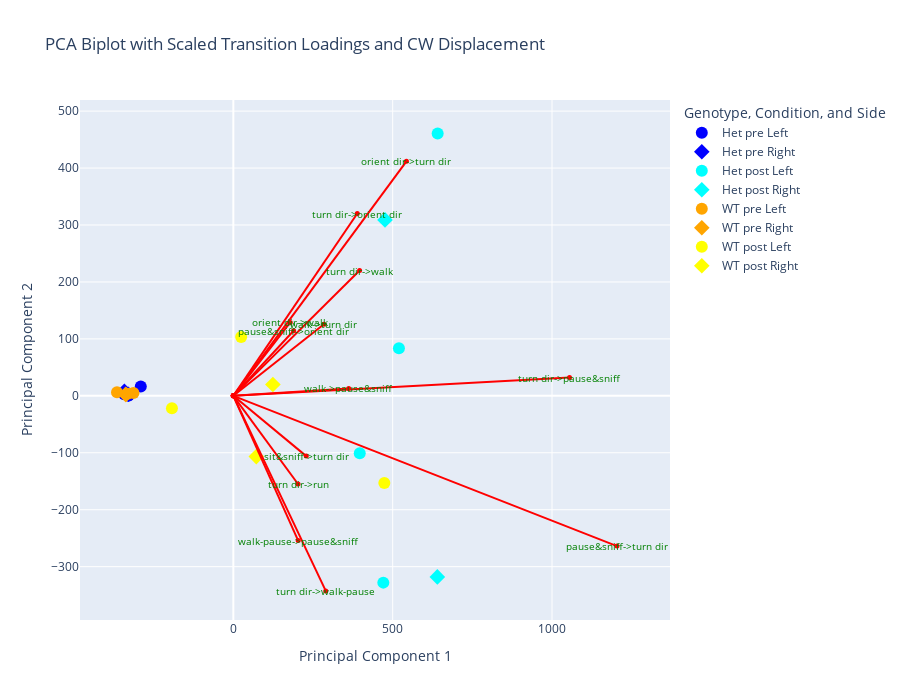

The notebook cell this image was saved under:
### Code cell
import plotly.graph_objects as go

# Define colors for Genotype and Condition combinations
genotype_condition_colors = {
    ('Het', 'pre'): 'blue',
    ('Het', 'post'): 'cyan',
    ('WT', 'pre'): 'orange',
    ('WT', 'post'): 'yellow'
}

# Define symbols for Side
side_symbols = {'Left': 'circle', 'Right': 'diamond'}

# Scaling factor for biplot vectors
scale_factor = 5  # Adjust this value to control the length of the biplot lines

# Initialize the figure
fig = go.Figure()

# Calculate the clockwise displacement for each label and add it to the DataFrame
pca_df['CW_Displacement'] = pca_df['Label'].apply(lambda label: -dfs_split[tuple(label.split())]['angular_velocity_clean'].sum() / 6.28)

# Add scatter points for PCA scores, including CW displacement in hover text
for genotype in pca_df['Genotype'].unique():
    for condition in pca_df['Condition'].unique():
        for side in pca_df['Side'].unique():
            subset = pca_df[(pca_df['Genotype'] == genotype) & 
                            (pca_df['Condition'] == condition) & 
                            (pca_df['Side'] == side)]
            
            fig.add_trace(
                go.Scatter(
                    x=subset['PC1'],
                    y=subset['PC2'],
                    mode='markers',
                    marker=dict(
                        size=12,
                        color=genotype_condition_colors[(genotype, condition)],
                        symbol=side_symbols[side]
                    ),
                    name=f'{genotype} {condition} {side}',
                    text=subset['Label'],  # Assuming 'Label' contains additional info to display on hover
                    hovertemplate=(
                        "<b>Genotype:</b> %{marker.color}<br>"
                        "<b>Condition:</b> %{text}<br>"
                        "<b>Side:</b> %{symbol}<br>"
                        "<b>CW Displacement:</b> %{customdata:.2f} rotations<br>"
                        "PC1: %{x:.2f}<br>"
                        "PC2: %{y:.2f}<br>"
                    )
,
                    customdata=subset['CW_Displacement'],  # Add CW displacement to customdata for hover
                    showlegend=True
                )
            )

# Plot scaled loading vectors for selected top features with custom scaling
for i in top_indices:
    fig.add_trace(
        go.Scatter(
            x=[0, loadings_scaled[i, 0] * scale_factor],
            y=[0, loadings_scaled[i, 1] * scale_factor],
            mode='lines+markers',
            line=dict(color='red', width=2),
            marker=dict(size=5, color='red'),
            name=features[i],
            text=[None, features[i]],
            hoverinfo='text',  # Only show feature name on hover
            showlegend=False  # Hide from legend
        )
    )

# Add labels for the loading vectors at the exact tip of the arrows
for i in top_indices:
    fig.add_annotation(
        x=loadings_scaled[i, 0] * scale_factor,  # Place label at arrow tip (x-coordinate)
        y=loadings_scaled[i, 1] * scale_factor,  # Place label at arrow tip (y-coordinate)
        text=features[i],
        showarrow=False,  # No need for a separate arrow since it's already pointing at the label
        font=dict(color="green", size=10),
        xanchor="center",  # Center the label horizontally
        yanchor="middle"   # Center the label vertically
    )

# Customize the layout
fig.update_layout(
    title='PCA Biplot with Scaled Transition Loadings and CW Displacement',
    xaxis_title='Principal Component 1',
    yaxis_title='Principal Component 2',
    legend_title_text='Genotype, Condition, and Side',
    width=900, height=700,
    hovermode='closest'
)

# Show the figure
fig.show()

### Figure 1 — Plotly figure (JSON) as saved in the notebook; plotly's stock layout.template omitted (floating-point values rounded to 4 significant figures)
{"data": [{"customdata": [150.2, -658.2, -1224.0, -376.9], "hovertemplate": "<b>Genotype:</b> %{marker.color}<br><b>Condition:</b> %{text}<br><b>Side:</b> %{symbol}<br><b>CW Displacement:</b> %{customdata:.2f} rotations<br>PC1: %{x:.2f}<br>PC2: %{y:.2f}<br>", "marker": {"color": "blue", "size": 12, "symbol": "circle"}, "mode": "markers", "name": "Het pre Left", "showlegend": true, "text": ["222 pre Het Left", "237 pre Het Left", "218 pre Het Left", "239 pre Het Left"], "type": "scatter", "x": [-328.6, -342.5, -329.7, -290.4], "y": [0.7459, 2.953, 0.7629, 16.33]}, {"customdata": [-1108.0, 535.6], "hovertemplate": "<b>Genotype:</b> %{marker.color}<br><b>Condition:</b> %{text}<br><b>Side:</b> %{symbol}<br><b>CW Displacement:</b> %{customdata:.2f} rotations<br>PC1: %{x:.2f}<br>PC2: %{y:.2f}<br>", "marker": {"color": "blue", "size": 12, "symbol": "diamond"}, "mode": "markers", "name": "Het pre Right", "showlegend": true, "text": ["220 pre Het Right", "202 pre Het Right"], "type": "scatter", "x": [-341.9, -329.3], "y": [8.141, 2.822]}, {"customdata": [23060.0, 15170.0, -2923.0, -1452.0], "hovertemplate": "<b>Genotype:</b> %{marker.color}<br><b>Condition:</b> %{text}<br><b>Side:</b> %{symbol}<br><b>CW Displacement:</b> %{customdata:.2f} rotations<br>PC1: %{x:.2f}<br>PC2: %{y:.2f}<br>", "marker": {"color": "cyan", "size": 12, "symbol": "circle"}, "mode": "markers", "name": "Het post Left", "showlegend": true, "text": ["222 post Het Left", "237 post Het Left", "218 post Het Left", "239 post Het Left"], "type": "scatter", "x": [641.1, 519.7, 470.6, 396.7], "y": [460.7, 83.54, -328.0, -100.9]}, {"customdata": [-7698.0, 27720.0], "hovertemplate": "<b>Genotype:</b> %{marker.color}<br><b>Condition:</b> %{text}<br><b>Side:</b> %{symbol}<br><b>CW Displacement:</b> %{customdata:.2f} rotations<br>PC1: %{x:.2f}<br>PC2: %{y:.2f}<br>", "marker": {"color": "cyan", "size": 12, "symbol": "diamond"}, "mode": "markers", "name": "Het post Right", "showlegend": true, "text": ["220 post Het Right", "202 post Het Right"], "type": "scatter", "x": [640.2, 475.9], "y": [-318.0, 309.0]}, {"customdata": [587.8, -1016.0, -666.9], "hovertemplate": "<b>Genotype:</b> %{marker.color}<br><b>Condition:</b> %{text}<br><b>Side:</b> %{symbol}<br><b>CW Displacement:</b> %{customdata:.2f} rotations<br>PC1: %{x:.2f}<br>PC2: %{y:.2f}<br>", "marker": {"color": "orange", "size": 12, "symbol": "circle"}, "mode": "markers", "name": "WT pre Left", "showlegend": true, "text": ["214 pre WT Left", "210 pre WT Left", "206 pre WT Left"], "type": "scatter", "x": [-365.1, -330.4, -313.4], "y": [6.389, 3.872, 5.115]}, {"customdata": [712.8, -774.6], "hovertemplate": "<b>Genotype:</b> %{marker.color}<br><b>Condition:</b> %{text}<br><b>Side:</b> %{symbol}<br><b>CW Displacement:</b> %{customdata:.2f} rotations<br>PC1: %{x:.2f}<br>PC2: %{y:.2f}<br>", "marker": {"color": "orange", "size": 12, "symbol": "diamond"}, "mode": "markers", "name": "WT pre Right", "showlegend": true, "text": ["243 pre WT Right", "208 pre WT Right"], "type": "scatter", "x": [-337.5, -337.5], "y": [2.371, 2.519]}, {"customdata": [9227.0, -6452.0, -5045.0], "hovertemplate": "<b>Genotype:</b> %{marker.color}<br><b>Condition:</b> %{text}<br><b>Side:</b> %{symbol}<br><b>CW Displacement:</b> %{customdata:.2f} rotations<br>PC1: %{x:.2f}<br>PC2: %{y:.2f}<br>", "marker": {"color": "yellow", "size": 12, "symbol": "circle"}, "mode": "markers", "name": "WT post Left", "showlegend": true, "text": ["214 post WT Left", "210 post WT Left", "206 post WT Left"], "type": "scatter", "x": [24.57, -192.7, 473.8], "y": [103.2, -21.63, -153.0]}, {"customdata": [-11650.0, 3126.0], "hovertemplate": "<b>Genotype:</b> %{marker.color}<br><b>Condition:</b> %{text}<br><b>Side:</b> %{symbol}<br><b>CW Displacement:</b> %{customdata:.2f} rotations<br>PC1: %{x:.2f}<br>PC2: %{y:.2f}<br>", "marker": {"color": "yellow", "size": 12, "symbol": "diamond"}, "mode": "markers", "name": "WT post Right", "showlegend": true, "text": ["243 post WT Right", "208 post WT Right"], "type": "scatter", "x": [72.08, 124.1], "y": [-106.7, 19.92]}, {"hoverinfo": "text", "line": {"color": "red", "width": 2}, "marker": {"color": "red", "size": 5}, "mode": "lines+markers", "name": "orient dir->turn dir", "showlegend": false, "text": [null, "orient dir->turn dir"], "type": "scatter", "x": [0, 543.2], "y": [0, 411.8]}, {"hoverinfo": "text", "line": {"color": "red", "width": 2}, "marker": {"color": "red", "size": 5}, "mode": "lines+markers", "name": "orient dir->walk", "showlegend": false, "text": [null, "orient dir->walk"], "type": "scatter", "x": [0, 178.6], "y": [0, 129.0]}, {"hoverinfo": "text", "line": {"color": "red", "width": 2}, "marker": {"color": "red", "size": 5}, "mode": "lines+markers", "name": "pause&sniff->orient dir", "showlegend": false, "text": [null, "pause&sniff->orient dir"], "type": "scatter", "x": [0, 189.1], "y": [0, 114.3]}, {"hoverinfo": "text", "line": {"color": "red", "width": 2}, "marker": {"color": "red", "size": 5}, "mode": "lines+markers", "name": "pause&sniff->turn dir", "showlegend": false, "text": [null, "pause&sniff->turn dir"], "type": "scatter", "x": [0, 1204.0], "y": [0, -263.8]}, {"hoverinfo": "text", "line": {"color": "red", "width": 2}, "marker": {"color": "red", "size": 5}, "mode": "lines+markers", "name": "sit&sniff->turn dir", "showlegend": false, "text": [null, "sit&sniff->turn dir"], "type": "scatter", "x": [0, 228.8], "y": [0, -105.9]}, {"hoverinfo": "text", "line": {"color": "red", "width": 2}, "marker": {"color": "red", "size": 5}, "mode": "lines+markers", "name": "turn dir->orient dir", "showlegend": false, "text": [null, "turn dir->orient dir"], "type": "scatter", "x": [0, 389.0], "y": [0, 320.2]}, {"hoverinfo": "text", "line": {"color": "red", "width": 2}, "marker": {"color": "red", "size": 5}, "mode": "lines+markers", "name": "turn dir->pause&sniff", "showlegend": false, "text": [null, "turn dir->pause&sniff"], "type": "scatter", "x": [0, 1055.0], "y": [0, 32.16]}, {"hoverinfo": "text", "line": {"color": "red", "width": 2}, "marker": {"color": "red", "size": 5}, "mode": "lines+markers", "name": "turn dir->run", "showlegend": false, "text": [null, "turn dir->run"], "type": "scatter", "x": [0, 203.0], "y": [0, -154.8]}, {"hoverinfo": "text", "line": {"color": "red", "width": 2}, "marker": {"color": "red", "size": 5}, "mode": "lines+markers", "name": "turn dir->walk", "showlegend": false, "text": [null, "turn dir->walk"], "type": "scatter", "x": [0, 396.1], "y": [0, 220.1]}, {"hoverinfo": "text", "line": {"color": "red", "width": 2}, "marker": {"color": "red", "size": 5}, "mode": "lines+markers", "name": "turn dir->walk-pause", "showlegend": false, "text": [null, "turn dir->walk-pause"], "type": "scatter", "x": [0, 290.0], "y": [0, -342.5]}, {"hoverinfo": "text", "line": {"color": "red", "width": 2}, "marker": {"color": "red", "size": 5}, "mode": "lines+markers", "name": "walk->pause&sniff", "showlegend": false, "text": [null, "walk->pause&sniff"], "type": "scatter", "x": [0, 362.0], "y": [0, 13.03]}, {"hoverinfo": "text", "line": {"color": "red", "width": 2}, "marker": {"color": "red", "size": 5}, "mode": "lines+markers", "name": "walk->turn dir", "showlegend": false, "text": [null, "walk->turn dir"], "type": "scatter", "x": [0, 284.2], "y": [0, 125.6]}, {"hoverinfo": "text", "line": {"color": "red", "width": 2}, "marker": {"color": "red", "size": 5}, "mode": "lines+markers", "name": "walk-pause->pause&sniff", "showlegend": false, "text": [null, "walk-pause->pause&sniff"], "type": "scatter", "x": [0, 203.5], "y": [0, -254.1]}], "layout": {"annotations": [{"font": {"color": "green", "size": 10}, "showarrow": false, "text": "orient dir->turn dir", "x": 543.2, "xanchor": "center", "y": 411.8, "yanchor": "middle"}, {"font": {"color": "green", "size": 10}, "showarrow": false, "text": "orient dir->walk", "x": 178.6, "xanchor": "center", "y": 129.0, "yanchor": "middle"}, {"font": {"color": "green", "size": 10}, "showarrow": false, "text": "pause&sniff->orient dir", "x": 189.1, "xanchor": "center", "y": 114.3, "yanchor": "middle"}, {"font": {"color": "green", "size": 10}, "showarrow": false, "text": "pause&sniff->turn dir", "x": 1204.0, "xanchor": "center", "y": -263.8, "yanchor": "middle"}, {"font": {"color": "green", "size": 10}, "showarrow": false, "text": "sit&sniff->turn dir", "x": 228.8, "xanchor": "center", "y": -105.9, "yanchor": "middle"}, {"font": {"color": "green", "size": 10}, "showarrow": false, "text": "turn dir->orient dir", "x": 389.0, "xanchor": "center", "y": 320.2, "yanchor": "middle"}, {"font": {"color": "green", "size": 10}, "showarrow": false, "text": "turn dir->pause&sniff", "x": 1055.0, "xanchor": "center", "y": 32.16, "yanchor": "middle"}, {"font": {"color": "green", "size": 10}, "showarrow": false, "text": "turn dir->run", "x": 203.0, "xanchor": "center", "y": -154.8, "yanchor": "middle"}, {"font": {"color": "green", "size": 10}, "showarrow": false, "text": "turn dir->walk", "x": 396.1, "xanchor": "center", "y": 220.1, "yanchor": "middle"}, {"font": {"color": "green", "size": 10}, "showarrow": false, "text": "turn dir->walk-pause", "x": 290.0, "xanchor": "center", "y": -342.5, "yanchor": "middle"}, {"font": {"color": "green", "size": 10}, "showarrow": false, "text": "walk->pause&sniff", "x": 362.0, "xanchor": "center", "y": 13.03, "yanchor": "middle"}, {"font": {"color": "green", "size": 10}, "showarrow": false, "text": "walk->turn dir", "x": 284.2, "xanchor": "center", "y": 125.6, "yanchor": "middle"}, {"font": {"color": "green", "size": 10}, "showarrow": false, "text": "walk-pause->pause&sniff", "x": 203.5, "xanchor": "center", "y": -254.1, "yanchor": "middle"}], "height": 700, "hovermode": "closest", "legend": {"title": {"text": "Genotype, Condition, and Side"}}, "title": {"text": "PCA Biplot with Scaled Transition Loadings and CW Displacement"}, "width": 900, "xaxis": {"title": {"text": "Principal Component 1"}}, "yaxis": {"title": {"text": "Principal Component 2"}}}}
